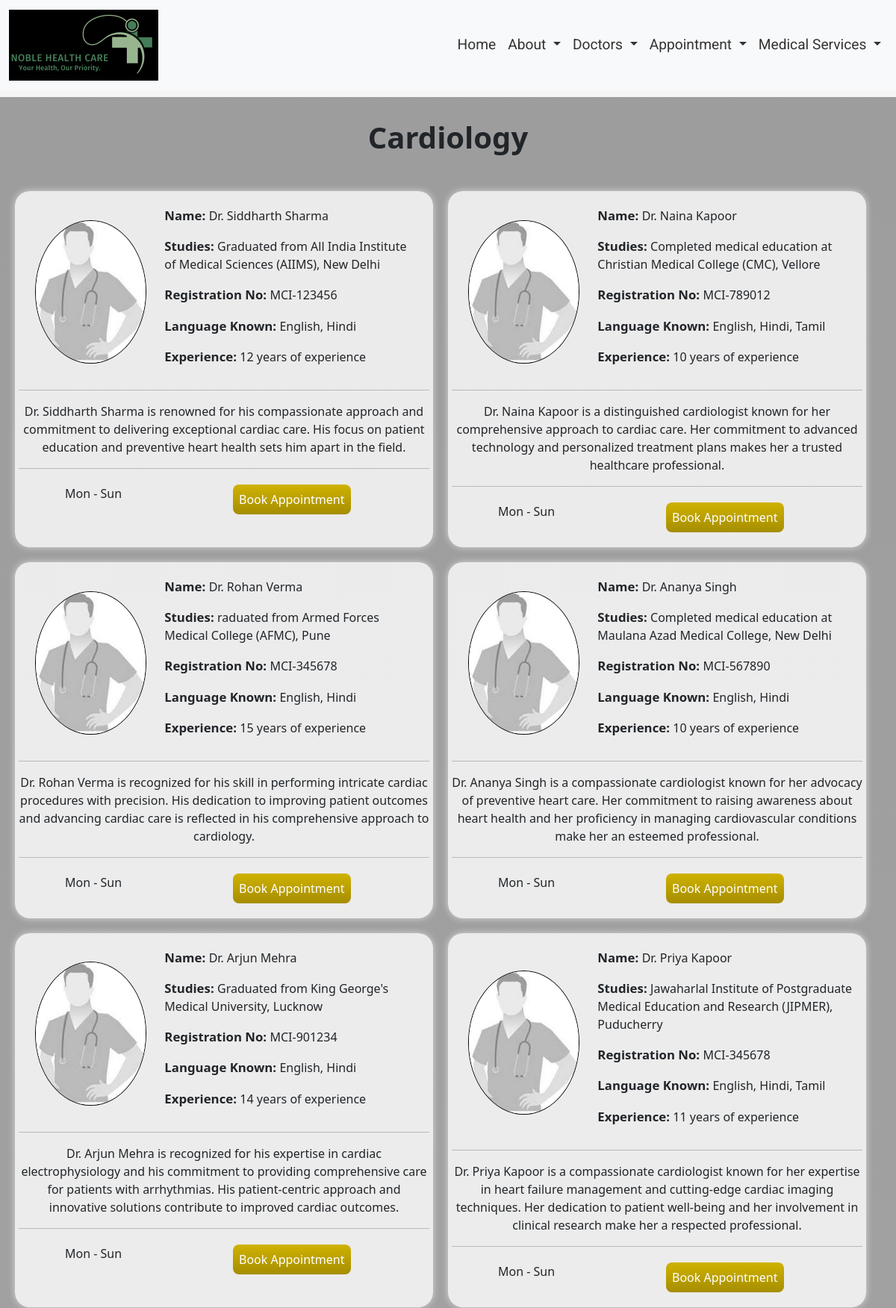
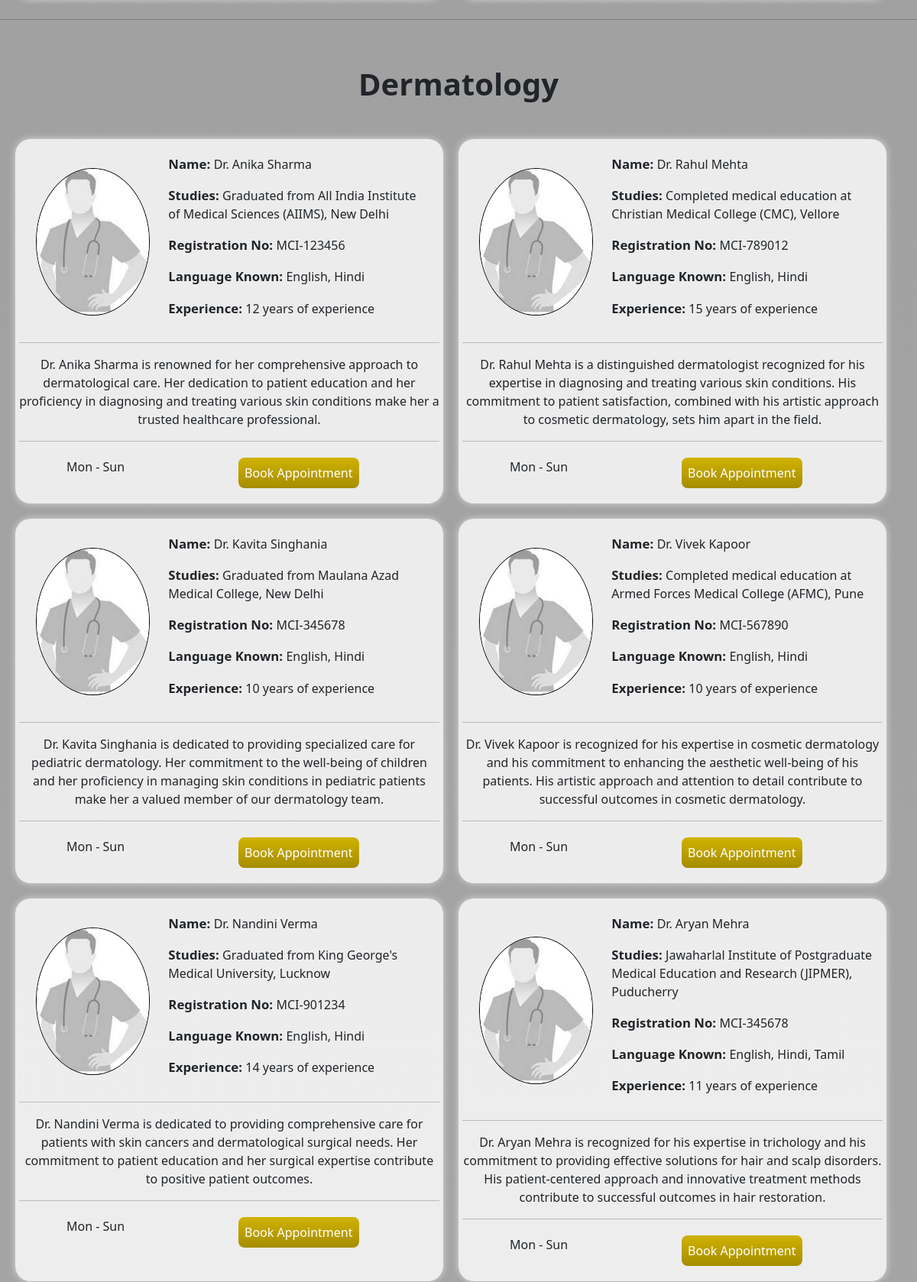
Page /doctors_list/doctor_profile/ (upper part) on the committed database (2 pictures, top to bottom).
### doctors_list/models.py (models this page shows, shortened)
class Doctor(models.Model):
    name = models.CharField(max_length=255)
    study = models.CharField(max_length=255)
    registrationNo = models.CharField(max_length=20)
    language = models.CharField(max_length=100)
    experienceYears = models.PositiveIntegerField()
    speciality = models.CharField(max_length=100)
    profile = models.TextField()
    status = models.CharField(
        max_length=50,
        choices=[
            ("available", "Available"),
            ("notAvailable", "Not Available"),
        ],
        default="available",
    )

### doctors_list/views.py (the view)
# urls.py: path("doctor_profile/", views.doctor_profile),
def doctor_profile(request):
    specialties = Doctor.objects.values_list("speciality", flat=True).distinct()
    doctors_by_speciality = {}
    for speciality in specialties:
        doctors_by_speciality[speciality] = Doctor.objects.filter(speciality=speciality)
    context = {"doctors_by_speciality": doctors_by_speciality}
    return render(request, "doctor_profile.html", context)

### doctors_list/templates/doctor_profile.html (shortened to what this page needs)
<!DOCTYPE html>
<html lang="en">
  <head>
    {% load static %}
    <link rel="stylesheet" href="{% static 'css/bootstrap.min.css' %}" />
    <link rel="stylesheet" href="{% static 'css/doctor_profile.css' %}" />
  </head>
  <body>
    <header>
      <nav class="navbar navbar-expand-lg bg-body-tertiary bg-white fixed-top">
        <div class="container-fluid">
          <a class="navbar-brand" href="#"
            ><img
              src="{% static 'image/logo1.png' %}"
              alt="Hospotal logo"
              width="200"
          /></a>
          <div class="collapse navbar-collapse" id="navbarNavDropdown">
            <ul class="navbar-nav" id="navbar-nav">
              <li class="nav-item">
                <a class="nav-link" id="nav-item1" href="/Home/">Home</a>
              </li>
              <li class="nav-item dropdown">
                <a
                  class="nav-link dropdown-toggle"
                  href="#"
                  role="button"
                  data-bs-toggle="dropdown"
                  aria-expanded="false"
                  id="nav-item2"
                >
                  About
                </a>
              </li>
              <li class="nav-item dropdown">
                <a
                  class="nav-link dropdown-toggle"
                  href="#"
                  role="button"
                  data-bs-toggle="dropdown"
                  aria-expanded="false"
                  id="nav-item3"
                >
                  Doctors
                </a>
              </li>
              <li class="nav-item dropdown">
                <a
                  class="nav-link dropdown-toggle"
                  href="#"
                  role="button"
                  data-bs-toggle="dropdown"
                  aria-expanded="false"
                  id="nav-item6"
                >
                  Appointment
                </a>
              </li>
              <li class="nav-item dropdown">
                <a
                  class="nav-link dropdown-toggle"
                  href="#"
                  role="button"
                  data-bs-toggle="dropdown"
                  aria-expanded="false"
                  id="nav-item7"
                >
                  Medical Services
                </a>
              </li>
            </ul>
          </div>
        </div>
      </nav>
    </header>
    <main>
      <section class="doctor-list-container">
        {% for speciality, doctors in doctors_by_speciality.items %}
        <div class="speciality-heading-container">
          <h1 class="speciality-heading">{{ speciality }}</h1>
        </div>
        <div class="doctor-card-container">
          {% for doctor in doctors %}
          <div class="doctor-card">
            <div class="container-fluid">
              <div
                class="row d-flex flex-row justify-content-evenly align-items-center"
              >
                <div class="col-4">
                  <div class="profile-container">
                    <img
                      src="{% static 'image/doctors/download.jpeg' %}"
                      alt="profile picture"
                      class="profile-picture"
                    />
                  </div>
                </div>
                <div class="col-8">
                  <div class="profile-description-container">
                    <p class="profile-description">
                      <span class="highlight">Name: </span>{{ doctor.name }}
                    </p>
                    <p class="profile-description">
                      <span class="highlight">Studies: </span>{{ doctor.study }}
                    </p>
                    <p class="profile-description">
                      <span class="highlight">Registration No: </span>{{ doctor.registrationNo }}
                    </p>
                    <p class="profile-description">
                      <span class="highlight">Language Known: </span>{{ doctor.language }}
                    </p>
                    <p class="profile-description">
                      <span class="highlight">Experience: </span>{{ doctor.experienceYears }} years of experience
                    </p>
                  </div>
                </div>
              </div>
            </div>
            <hr>
            <div class="profile-description-container text-center">
              <p class="profile-description">{{ doctor.profile }}</p>
            </div>
            <hr />
            <div class="footer-container">
              <div class="container-fluid">
                <div class="row">
                  <div class="col-6">
                    <p class="timing">Mon - Sun</p>
                  </div>
                  <div class="col-6">
                    <button class="btn btn-primary card-button">
                      Book Appointment
                    </button>
                  </div>
                </div>
              </div>
            </div>
          </div>
          {% endfor %}
        </div>
        <hr />
        {% endfor %}
      </section>
    </main>
  </body>
</html>

### doctors_list/static/css/doctor_profile.css (style rules this page uses)
* { padding: 0; margin: 0; box-sizing: border-box; }
:root { --backgroundColor: #f5f5f5; --headingColor: #000000; --textColor: #333333; --footerColor: #cccccc; }
html { font-family: "Roboto", sans-serif; background-color: var(--backgroundColor); }
#navbar-nav { margin-left: auto; font-size: 1.2rem; font-weight: 400; }
:is( #nav-item1, #nav-item2, #nav-item3, #nav-item4, #nav-item5, #nav-item6, #nav-item7 ) { color: var(--textColor); font-family: "Roboto", sans-serif; }
:is( #nav-item1, #nav-item2, #nav-item3, #nav-item4, #nav-item5, #nav-item6, #nav-item7 ):hover { text-decoration: underline; text-shadow: 3px 3px 5px gray; }
.doctor-list-container { background: linear-gradient(to bottom, #9e9d9d, #d8d5d5); margin-top: 130px; }
.speciality-heading-container { margin-top: 30px; padding-top: 30px; padding-bottom: 30px; }
.speciality-heading { text-align: center; font-size: 2.5rem; font-weight: 700; }
.doctor-card { padding: 20px 5px 20px 5px; border-radius: 20px; background: rgba(255, 255, 255, 0.8); box-shadow: 0 0 10px rgba(255, 255, 255, 0.6); transition: transform 0.2s ease-in-out; }
.profile-container { margin-left: 10px; }
.profile-picture { width: 100%; border-radius: 50%; border: 1px solid black; }
.profile-description { font-size: 1rem; font-weight: 500; }
.highlight { font-size: 1.05rem; font-weight: 700; }
.footer-container { padding-top: 5px; }
.timing { padding-left: 50px; vertical-align: center; font-size: 1rem; font-weight: 500; }
.card-button { padding: 8px; color: white; background-image: linear-gradient(#d0b200, #a58d00); border-width: 0; border-radius: 8px; margin-right: 10px; }
@media (min-width: 886px) { .doctor-card-container { display: flex; flex-wrap: wrap; margin-left: 10px; margin-right: 10px; } }
@media (min-width: 886px) { .doctor-card { flex: 0 0 calc(50% - 30px); margin: 10px; } }

### rows in the picture
Doctor: name "Dr. Siddharth Sharma", study "Graduated from All India Institute of Medical Sciences (AIIMS), New Delhi", registrationNo "MCI-123456", language "English, Hindi", experienceYears "12", profile "Dr. Siddharth Sharma is renowned for his compassionate approach and commitment to delivering exceptional cardiac care. His focus on patient education and preventive heart health sets him apart in the field."
Doctor: name "Dr. Naina Kapoor", study "Completed medical education at Christian Medical College (CMC), Vellore", registrationNo "MCI-789012", language "English, Hindi, Tamil", experienceYears "10", profile "Dr. Naina Kapoor is a distinguished cardiologist known for her comprehensive approach to cardiac care. Her commitment to advanced technology and personalized treatment plans makes her a trusted healthcare professional."
Doctor: name "Dr. Rohan Verma", study "raduated from Armed Forces Medical College (AFMC), Pune", registrationNo "MCI-345678", language "English, Hindi", experienceYears "15", profile "Dr. Rohan Verma is recognized for his skill in performing intricate cardiac procedures with precision. His dedication to improving patient outcomes and advancing cardiac care is reflected in his comprehensive approach to cardiology."
Doctor: name "Dr. Ananya Singh", study "Completed medical education at Maulana Azad Medical College, New Delhi", registrationNo "MCI-567890", language "English, Hindi", experienceYears "10", profile "Dr. Ananya Singh is a compassionate cardiologist known for her advocacy of preventive heart care. Her commitment to raising awareness about heart health and her proficiency in managing cardiovascular conditions make her an esteemed professional."
Doctor: name "Dr. Arjun Mehra", study "Graduated from King George's Medical University, Lucknow", registrationNo "MCI-901234", language "English, Hindi", experienceYears "14", profile "Dr. Arjun Mehra is recognized for his expertise in cardiac electrophysiology and his commitment to providing comprehensive care for patients with arrhythmias. His patient-centric approach and innovative solutions contribute to improved cardiac outcomes."
Doctor: name "Dr. Priya Kapoor", study "Jawaharlal Institute of Postgraduate Medical Education and Research (JIPMER), Puducherry", registrationNo "MCI-345678", language "English, Hindi, Tamil", experienceYears "11", profile "Dr. Priya Kapoor is a compassionate cardiologist known for her expertise in heart failure management and cutting-edge cardiac imaging techniques. Her dedication to patient well-being and her involvement in clinical research make her a respected professional."
Doctor: name "Dr. Anika Sharma", study "Graduated from All India Institute of Medical Sciences (AIIMS), New Delhi", registrationNo "MCI-123456", language "English, Hindi", experienceYears "12", profile "Dr. Anika Sharma is renowned for her comprehensive approach to dermatological care. Her dedication to patient education and her proficiency in diagnosing and treating various skin conditions make her a trusted healthcare professional."
Doctor: name "Dr. Rahul Mehta", study "Completed medical education at Christian Medical College (CMC), Vellore", registrationNo "MCI-789012", language "English, Hindi", experienceYears "15", profile "Dr. Rahul Mehta is a distinguished dermatologist recognized for his expertise in diagnosing and treating various skin conditions. His commitment to patient satisfaction, combined with his artistic approach to cosmetic dermatology, sets him apart in the field."
Doctor: name "Dr. Kavita Singhania", study "Graduated from Maulana Azad Medical College, New Delhi", registrationNo "MCI-345678", language "English, Hindi", experienceYears "10", profile "Dr. Kavita Singhania is dedicated to providing specialized care for pediatric dermatology. Her commitment to the well-being of children and her proficiency in managing skin conditions in pediatric patients make her a valued member of our dermatology team."
Doctor: name "Dr. Vivek Kapoor", study "Completed medical education at Armed Forces Medical College (AFMC), Pune", registrationNo "MCI-567890", language "English, Hindi", experienceYears "10", profile "Dr. Vivek Kapoor is recognized for his expertise in cosmetic dermatology and his commitment to enhancing the aesthetic well-being of his patients. His artistic approach and attention to detail contribute to successful outcomes in cosmetic dermatology."
Doctor: name "Dr. Nandini Verma", study "Graduated from King George's Medical University, Lucknow", registrationNo "MCI-901234", language "English, Hindi", experienceYears "14", profile "Dr. Nandini Verma is dedicated to providing comprehensive care for patients with skin cancers and dermatological surgical needs. Her commitment to patient education and her surgical expertise contribute to positive patient outcomes."
Doctor: name "Dr. Aryan Mehra", study "Jawaharlal Institute of Postgraduate Medical Education and Research (JIPMER), Puducherry", registrationNo "MCI-345678", language "English, Hindi, Tamil", experienceYears "11", profile "Dr. Aryan Mehra is recognized for his expertise in trichology and his commitment to providing effective solutions for hair and scalp disorders. His patient-centered approach and innovative treatment methods contribute to successful outcomes in hair restoration."

### other values in the picture
{{ speciality }} "Cardiology" "Dermatology"
